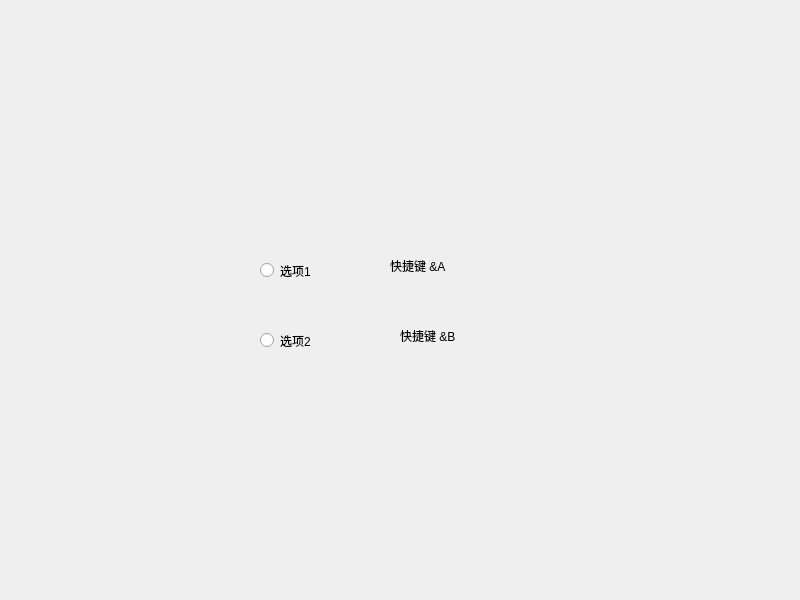
<?xml version="1.0" encoding="UTF-8"?>
<ui version="4.0">
 <class>Widget</class>
 <widget class="QWidget" name="Widget">
  <property name="geometry">
   <rect>
    <x>0</x>
    <y>0</y>
    <width>800</width>
    <height>600</height>
   </rect>
  </property>
  <property name="windowTitle">
   <string>Widget</string>
  </property>
  <widget class="QLabel" name="label">
   <property name="geometry">
    <rect>
     <x>390</x>
     <y>240</y>
     <width>111</width>
     <height>51</height>
    </rect>
   </property>
   <property name="text">
    <string>快捷键 &amp;A</string>
   </property>
  </widget>
  <widget class="QLabel" name="label_2">
   <property name="geometry">
    <rect>
     <x>400</x>
     <y>310</y>
     <width>111</width>
     <height>51</height>
    </rect>
   </property>
   <property name="text">
    <string>快捷键 &amp;B</string>
   </property>
  </widget>
  <widget class="QRadioButton" name="radioButton">
   <property name="geometry">
    <rect>
     <x>260</x>
     <y>250</y>
     <width>101</width>
     <height>41</height>
    </rect>
   </property>
   <property name="text">
    <string>选项1</string>
   </property>
  </widget>
  <widget class="QRadioButton" name="radioButton_2">
   <property name="geometry">
    <rect>
     <x>260</x>
     <y>320</y>
     <width>101</width>
     <height>41</height>
    </rect>
   </property>
   <property name="text">
    <string>选项2</string>
   </property>
  </widget>
 </widget>
 <resources/>
 <connections/>
</ui>
